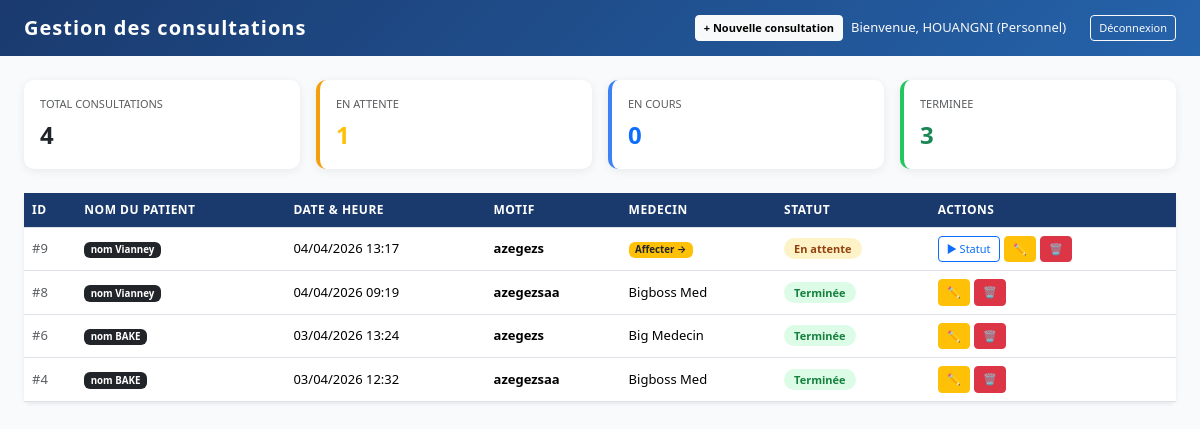
Screenshot of /index.php (signed in) with the database file from the repository.
### tables this page shows
CREATE TABLE IF NOT EXISTS `consultations` (
  `consultation_id` int NOT NULL AUTO_INCREMENT,
  `nom_patient` varchar(255) NOT NULL,
  `date_heure` datetime NOT NULL,
  `motif` text NOT NULL,
  `medecin_id` int DEFAULT NULL,
  `statut` enum('En attente','En cours','Terminée','') DEFAULT 'En attente',
  PRIMARY KEY (`consultation_id`),
  KEY `fk1` (`medecin_id`)
);

CREATE TABLE IF NOT EXISTS `medecins` (
  `medecin_id` int NOT NULL AUTO_INCREMENT,
  `nom` varchar(255) NOT NULL,
  `prenoms` varchar(255) NOT NULL,
  `specialite` varchar(255) NOT NULL,
  `telephone` varchar(100) NOT NULL,
  `disponible` enum('Oui','Non','','') NOT NULL,
  PRIMARY KEY (`medecin_id`)
);

### index.php (the view, shortened to what this page needs)
<?php
include "connexion.php";
$sql = "SELECT c.*, s.nom AS s_nom, s.prenoms AS s_prenoms
        FROM consultations c
        LEFT JOIN medecins s ON c.medecin_id = s.medecin_id
        ORDER BY c.date_heure DESC";
$result = $pdo->query($sql);
$rows = $result->fetchAll();
?>
<!DOCTYPE html>
<html lang="fr">
<head>
    <link href="css/bootstrap.min.css" rel="stylesheet">
</head>
<body>
<nav class="navbar navbar-dark" style="background:linear-gradient(135deg,#1a3a6e,#2563ab);">
    <div class="container-fluid px-4">
        <span class="navbar-brand"> Gestion des consultations</span>
        <div class="d-flex gap-2 align-items-center">
            <a href="nouvelle_consultation.php" class="btn btn-light btn-sm fw-bold">
                + Nouvelle consultation
            </a>
            <span class="text-light me-3">
                Bienvenue, <?= htmlspecialchars($_SESSION["user_nom"]) ?> (<?= htmlspecialchars($_SESSION["user_role"]) ?>)
            </span>
             <a href="logout.php" class="btn btn-outline-light btn-sm">
                Déconnexion
            </a>
        </div>
    </div>
</nav>
<div class="container-fluid px-4 py-4">
    <?php
    $cAttente = $cPrep = $cServie = 0;
    foreach ($rows as $r) {
        if ($r['statut'] === 'En attente')              $cAttente++;
        elseif ($r['statut'] === 'En cours') $cPrep++;
        else                                             $cServie++;
    }
    ?>
    <div class="row g-3 mb-4">
        <div class="col-md-3">
            <div class="card card-stat p-3">
                <div class="text-muted mb-1" style="font-size:11px;">TOTAL CONSULTATIONS</div>
                <div class="fw-bold fs-4"><?= count($rows) ?></div>
            </div>
        </div>
        <div class="col-md-3">
            <div class="card card-stat p-3" style="border-left:4px solid #f59e0b!important;">
                <div class="text-muted mb-1" style="font-size:11px;">EN ATTENTE</div>
                <div class="fw-bold fs-4 text-warning"><?= $cAttente ?></div>
            </div>
        </div>
        <div class="col-md-3">
            <div class="card card-stat p-3" style="border-left:4px solid #3b82f6!important;">
                <div class="text-muted mb-1" style="font-size:11px;">EN COURS</div>
                <div class="fw-bold fs-4 text-primary"><?= $cPrep ?></div>
            </div>
        </div>
        <div class="col-md-3">
            <div class="card card-stat p-3" style="border-left:4px solid #22c55e!important;">
                <div class="text-muted mb-1" style="font-size:11px;">TERMINEE</div>
                <div class="fw-bold fs-4 text-success"><?= $cServie ?></div>
            </div>
        </div>
    </div>
    <div class="card border-0 shadow-sm">
        <div class="card-body p-0">
        <div class="table-responsive">
        <table class="table table-hover align-middle mb-0">
            <thead>
                <tr>
                    <th>ID</th><th>nom du patient</th>
                    <th>Date & Heure</th><th>Motif</th><th>Medecin</th><th>Statut</th><th>Actions</th>
                </tr>
            </thead>
            <tbody>
            <?php if (empty($rows)): ?>
                <tr><td colspan="8" class="text-center py-4 text-muted">Aucune consultation.</td></tr>
            <?php else: foreach ($rows as $row):
                $badgeClass = match($row['statut']) {
                    'En attente'              => 'badge-attente',
                    'En cours' => 'badge-preparation',
                    default                   => 'badge-servie'
                };
            ?>
            <tr>
                <td class="text-muted">#<?= $row['consultation_id'] ?></td>
                <td><span class="badge bg-dark">nom <?= $row['nom_patient'] ?></span></td>
                <td><?= date('d/m/Y H:i', strtotime($row['date_heure'])) ?></td>
                <td><strong><?= htmlspecialchars($row['motif']) ?></strong></td>
                <td>
                    <?php if ($row['s_nom']): ?>
                        <?= htmlspecialchars($row['s_nom'].' '.$row['s_prenoms']) ?>
                    <?php else: ?>
                        <a href="affecter_medecin.php?id=<?= $row['consultation_id'] ?>"
                           class="badge bg-warning text-dark text-decoration-none">
                            Affecter →
                        </a>
                    <?php endif; ?>
                </td>
                <td>
                    <span class="badge-statut <?= $badgeClass ?>">
                        <?= ucfirst($row['statut']) ?>
                    </span>
                </td>
                <td>
                    <div class="d-flex gap-1 flex-wrap">
                        <?php if ($row['statut'] !== 'Terminée'): ?>
                        <a href="modifier_statut.php?id=<?= $row['consultation_id'] ?>"
                           class="btn btn-outline-primary btn-sm">▶ Statut</a>
                        <?php endif; ?>
                        <a href="modifier_consultation.php?id=<?= $row['consultation_id'] ?>"
                           class="btn btn-warning btn-sm">✏️</a>
                        <a href="supprimer_consultation.php?id=<?= $row['consultation_id'] ?>"
                           class="btn btn-danger btn-sm"
                           onclick="return confirm('Supprimer cette consultation ?')">🗑️</a>
                    </div>
                </td>
            </tr>
            <?php endforeach; endif; ?>
            </tbody>
        </table>
        </div>
        </div>
    </div>
</div>
</body>
</html>

### index.php (style rules this page uses)
body { background:#f8fafc; font-size:13px; }
.navbar-brand { font-weight:700; letter-spacing:1px; }
.badge-attente { background:#fef3c7; color:#92400e; }
.badge-servie { background:#dcfce7; color:#15803d; }
.badge-statut { border-radius:20px; padding:3px 10px; font-size:11px; font-weight:600; }
.table thead th { background:#1a3a6e; color:#fff; font-size:12px; text-transform:uppercase; letter-spacing:.5px; }
.btn-sm { font-size:11px; }
.card-stat { border:none; border-radius:10px; box-shadow:0 2px 10px rgba(0,0,0,.07); }

### rows the page displays
consultations: consultation_id "9", nom_patient "Vianney", date_heure "04/04/2026 13:17", motif "azegezs", statut "En attente"
consultations: consultation_id "8", nom_patient "Vianney", date_heure "04/04/2026 09:19", motif "azegezsaa", medecin.prenoms "Bigboss Med", statut "Terminée"
consultations: consultation_id "6", nom_patient "BAKE", date_heure "03/04/2026 13:24", motif "azegezs", medecin.prenoms "Big Medecin", statut "Terminée"
consultations: consultation_id "4", nom_patient "BAKE", date_heure "03/04/2026 12:32", motif "azegezsaa", medecin.prenoms "Bigboss Med", statut "Terminée"

### other values shown
$_SESSION["user_nom"] "HOUANGNI"
$_SESSION["user_role"] "Personnel"
count($rows) "4"
$cAttente "1"
$cPrep "0"
$cServie "3"
